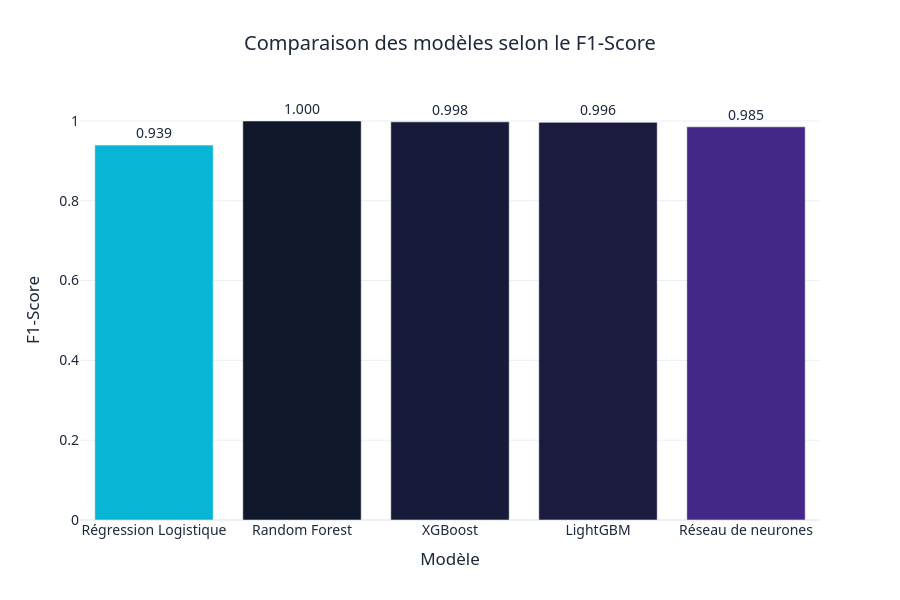

Notebook source saved alongside this figure:
### Code cell
# ============================================
# VISUALISATION DES PERFORMANCES
# ============================================

fig = px.bar(
    results_df,

    x="Modèle",
    y="F1-Score",

    color="F1-Score",

    text="F1-Score",

    color_continuous_scale=[
        "#06B6D4",
        "#7C3AED",
        "#0F172A"
    ],

    title="Comparaison des modèles selon le F1-Score"
)

fig.update_traces(
    texttemplate='%{text:.3f}',
    textposition='outside'
)

fig.update_layout(
    template="plotly_white",

    height=600,

    title_x=0.5,

    font=dict(
        family="Segoe UI",
        size=14,
        color="#1E293B"
    ),

    coloraxis_showscale=False
)

fig.show()

### Figure 1 — Plotly figure (JSON) as saved in the notebook; plotly's stock layout.template omitted (floating-point values rounded to 4 significant figures)
{"data": [{"hovertemplate": "Modèle=%{x}<br>F1-Score=%{marker.color}<extra></extra>", "legendgroup": "", "marker": {"color": [0.9394, 0.9998, 0.9977, 0.9965, 0.9853], "coloraxis": "coloraxis", "pattern": {"shape": ""}}, "name": "", "orientation": "v", "showlegend": false, "text": [0.9394, 0.9998, 0.9977, 0.9965, 0.9853], "textposition": "outside", "texttemplate": "%{text:.3f}", "type": "bar", "x": ["Régression Logistique", "Random Forest", "XGBoost", "LightGBM", "Réseau de neurones"], "xaxis": "x", "y": [0.9394, 0.9998, 0.9977, 0.9965, 0.9853], "yaxis": "y"}], "layout": {"barmode": "relative", "coloraxis": {"colorbar": {"title": {"text": "F1-Score"}}, "colorscale": [[0, "#06B6D4"], [0.5, "#7C3AED"], [1, "#0F172A"]], "showscale": false}, "font": {"color": "#1E293B", "family": "Segoe UI", "size": 14}, "height": 600, "legend": {"tracegroupgap": 0}, "title": {"text": "Comparaison des modèles selon le F1-Score", "x": 0.5}, "xaxis": {"anchor": "y", "domain": [0, 1], "title": {"text": "Modèle"}}, "yaxis": {"anchor": "x", "domain": [0, 1], "title": {"text": "F1-Score"}}}}
